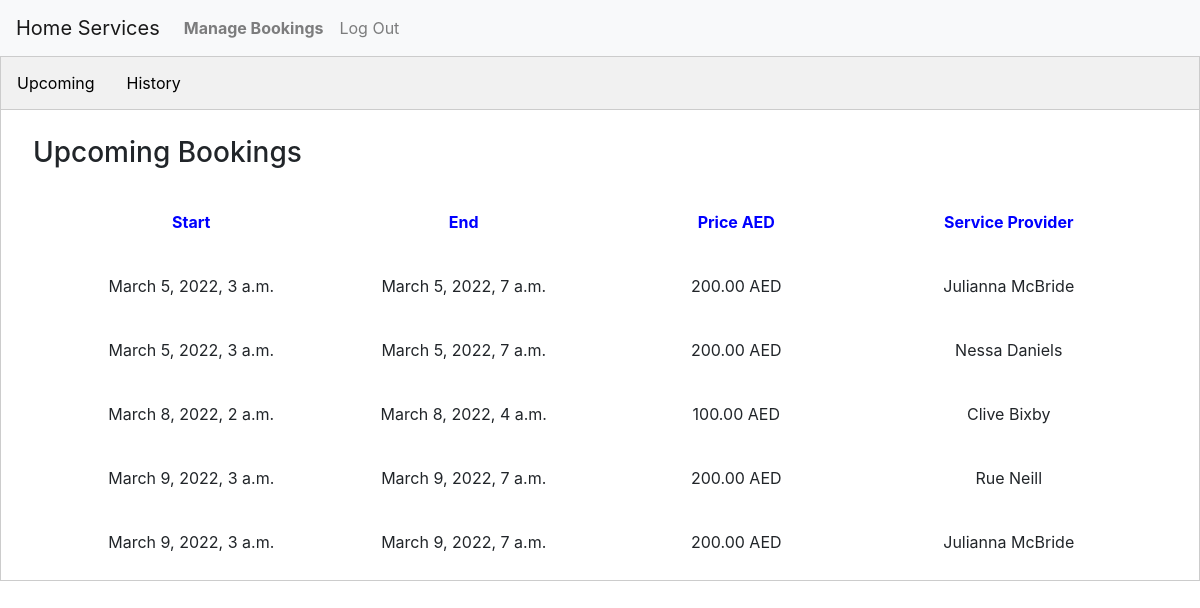
The page /bookings (signed in) on the database its author committed.
### capstone/models.py (models this page shows, shortened)
class Booking(models.Model):
    user = models.ForeignKey(
        User, on_delete=models.CASCADE, related_name="booking")
    category = models.ForeignKey(
        User, on_delete=models.CASCADE, related_name="category")
    start = models.DateTimeField(auto_now_add=False)
    end = models.DateTimeField(auto_now_add=False)
    status = models.CharField(max_length=10)
    price = models.DecimalField(decimal_places=2, max_digits=5)
    worker = models.ForeignKey(
        Workforce, on_delete=models.CASCADE, related_name="booking_worker")
    rating = models.DecimalField(
        decimal_places=0, max_digits=2, blank=True, null=True)

class Workforce(models.Model):
    first_name = models.CharField(max_length=50)
    last_name = models.CharField(max_length=50)
    category = models.ForeignKey(
        Category, on_delete=models.CASCADE, related_name="category")

### capstone/views.py (the view)
# urls.py: path("bookings", views.bookings, name="bookings"),
@login_required
def bookings(request):
    upcomingBookings = Booking.objects.filter(
        status="upcoming", user_id=request.user).select_related('worker').order_by('start')
    historyBookings = Booking.objects.filter(
        status="complete", user_id=request.user).select_related('worker').order_by('-start')
    return render(request, "capstone/bookings.html", {"upcomingBookings": upcomingBookings, "historyBookings": historyBookings})

### capstone/templates/capstone/bookings.html (shortened to what this page needs)
{% extends "capstone/layout.html" %}
{% load static %}
{% block body %}
<div class="tab">
    <button id="upcomingtab" class="tablinks" onclick="openTab(event, 'Upcoming')">Upcoming</button>
    <button class="tablinks" onclick="openTab(event, 'History')">History</button>
</div>
<div id="Upcoming" class="tabcontent">
    <h3>Upcoming Bookings</h3>
    <div class="container">
        <div class="row row-cols-4">
            <div class="col gridlabel"> Start </div>
            <div class="col gridlabel"> End </div>
            <div class="col gridlabel"> Price AED </div>
            <div class="col gridlabel"> Service Provider </div>
            {% for booking in upcomingBookings %}
            <div class="col"> {{booking.start}}</div>
            <div class="col"> {{booking.end}}</div>
            <div class="col"> {{booking.price}} AED </div>
            <div class="col"> {{booking.worker.first_name}} {{booking.worker.last_name}} </div>
            {% endfor %}
        </div>
    </div>
</div>
    {% endblock %}

### capstone/templates/capstone/layout.html (shortened to what this page needs)
{% load static %}
<!DOCTYPE html>
<html lang="en">
<head>
    <link rel="stylesheet" href="https://stackpath.bootstrapcdn.com/bootstrap/4.4.1/css/bootstrap.min.css"
>
    <link href="{% static 'capstone/styles.css' %}" rel="stylesheet">
</head>
<body>
    <nav class="navbar navbar-expand-lg navbar-light bg-light">
        <a class="navbar-brand" href="{% url 'index' %}">Home Services</a>
        <div>
            <ul class="navbar-nav mr-auto">
                {% if user.is_authenticated %}
                <li class="nav-item">
                    <a class="nav-link" href="{% url 'bookings' %}"><strong>Manage Bookings</strong></a>
                </li>
                {% endif %}
                {% if user.is_authenticated %}
                <li class="nav-item">
                    <a class="nav-link" href="{% url 'logout' %}">Log Out</a>
                </li>
                {% endif %}
            </ul>
        </div>
    </nav>
    <div class="body">
        {% block body %}
        {% endblock %}
</body>
</html>

### capstone/static/capstone/styles.css (style rules this page uses)
h1, h2, h3 { margin: 20px; }
.row { margin-left: 10px; margin-right: 10px; }
.tab { overflow: hidden; border: 1px solid #ccc; background-color: #f1f1f1; }
.tab button { background-color: inherit; float: left; border: none; outline: none; cursor: pointer; padding: 14px 16px; transition: 0.3s; }
.tabcontent { display: none; padding: 6px 12px; border: 1px solid #ccc; border-top: none; }
.col { padding: 20px; text-align: center; }
.gridlabel { color: blue; text-align: center; font-weight: bold; }

### rows shown on the page
Booking: start "March 5, 2022, 3 a.m.", end "March 5, 2022, 7 a.m.", price "200.00", worker.first_name "Julianna", worker.last_name "McBride"
Booking: start "March 5, 2022, 3 a.m.", end "March 5, 2022, 7 a.m.", price "200.00", worker.first_name "Nessa", worker.last_name "Daniels"
Booking: start "March 8, 2022, 2 a.m.", end "March 8, 2022, 4 a.m.", price "100.00", worker.first_name "Clive", worker.last_name "Bixby"
Booking: start "March 9, 2022, 3 a.m.", end "March 9, 2022, 7 a.m.", price "200.00", worker.first_name "Rue", worker.last_name "Neill"
Booking: start "March 9, 2022, 3 a.m.", end "March 9, 2022, 7 a.m.", price "200.00", worker.first_name "Julianna", worker.last_name "McBride"
